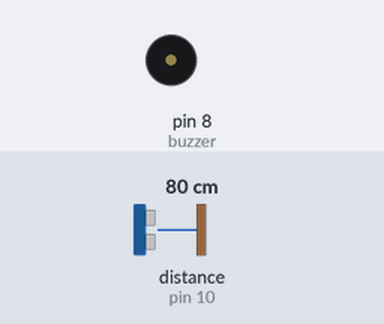
Recording of a sketch running on a simulated Arduino Uno, built with avr-gcc and run on an emulated ATmega328P. Shown: buzzer (waves = sounding, pin HIGH). Wiring (inferred from the names in the program): ultrasonic range finder: trigger pin 9; echo pin 10. Inputs (shaded band) come from the test bench; at power-on: distance to the obstacle (sensor on pin 10) 80 cm. The echo pulse lasts 58.3 µs per cm; pins used as bus, display or sensor lines are not drawn.

Above: at 1.2 s.
1.3 s: distance to the obstacle (sensor on pin 10) set to 12 cm
2.8 s: distance to the obstacle (sensor on pin 10) set to 9 cm
At 4.0 s:
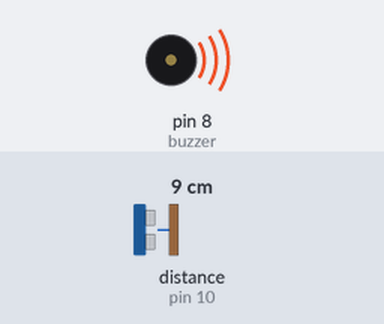
4.3 s: distance to the obstacle (sensor on pin 10) set to 18 cm
At 5.5 s:
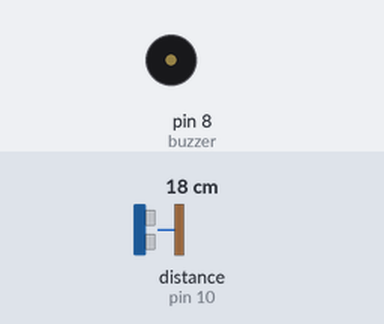
5.8 s: distance to the obstacle (sensor on pin 10) set to 2 cm
At 6.5 s:
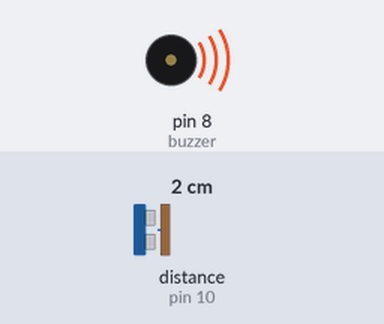
Timing chart, 0 to 8.3 s (numbered marks = the images above; inputs shaded):
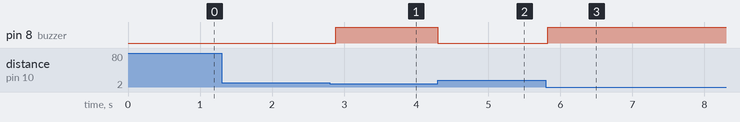

The sketch:

ex02.ino
```cpp
const int trigPin = 9;
const int echoPin = 10;
const int buzzer = 8;
long duration;
int distance;

void setup() {
  pinMode(trigPin, OUTPUT);
  pinMode(echoPin, INPUT);
  pinMode(buzzer, OUTPUT);
}

void loop() {
  digitalWrite(trigPin, LOW);
  delayMicroseconds(2);
  digitalWrite(trigPin, HIGH);
  delayMicroseconds(10);
  digitalWrite(trigPin, LOW);

  duration = pulseIn(echoPin, HIGH);

  distance = duration * 0.034 / 2;

  if (distance < 10) {
    digitalWrite(buzzer, HIGH);
  } else {
    digitalWrite(buzzer, LOW);
  }

  delay(100);
}
```

Measured:
- the behaviour switches between 11 and 10 cm on distance to the obstacle (sensor on pin 10) (found by bisection; images 0 and 1)
- after the input at 1.3 s, every drawn part: stays the same
- after the input at 2.8 s, pin 8 (buzzer): LOW → HIGH after 0.09 s
- after the input at 4.3 s, pin 8 (buzzer): HIGH → LOW at once
- after the input at 5.8 s, pin 8 (buzzer): LOW → HIGH at once
